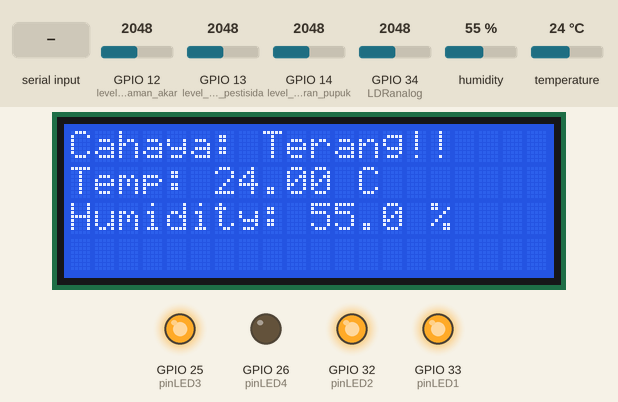
Simulated run of this sketch. Board: ESP32. Parts: 20×4 character LCD, output pins drawn as LEDs (lit = HIGH). The test bench sets the inputs (shaded band); at power-on: GPIO 12 (level_air_penyiraman_akar) = 2048, GPIO 13 (level_cairan_pestisida) = 2048, GPIO 14 (level_cairan_pupuk) = 2048, GPIO 34 (LDRanalog) = 2048, humidity 55 %, temperature 24 °C. WiFi joins after 1.5 s; servers stay silent unless stated; no MQTT or app messages arrive unless stated; what the sketch prints to the serial monitor is not drawn.

Above: at 2.8 s.
2.9 s: "Relay1:\n" received over Serial
At 3.6 s:
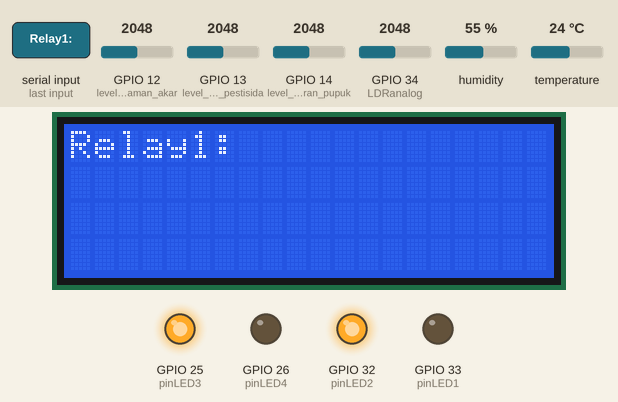
5.6 s: "PH:\n" received over Serial
At 6.0 s:
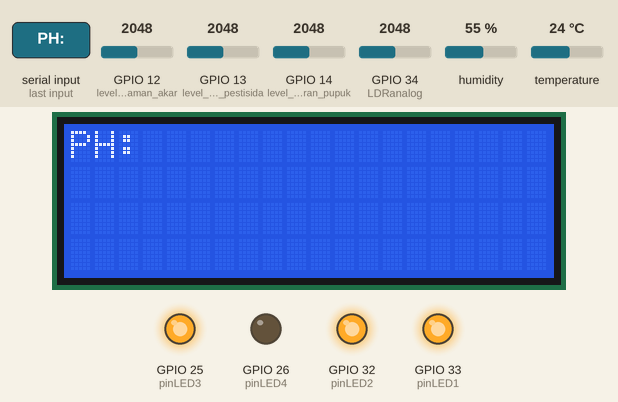
7.7 s: "TDS:\n" received over Serial
At 8.1 s:
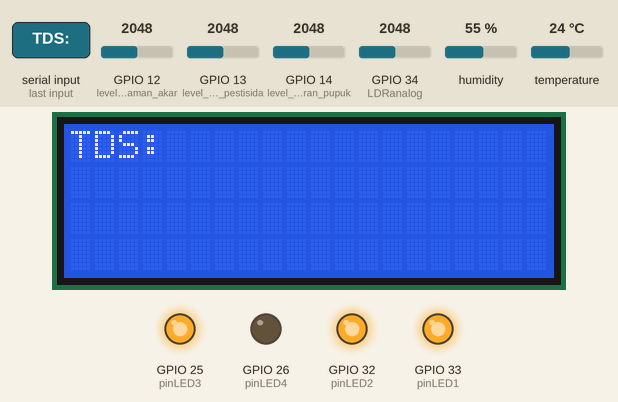
9.7 s: "Distance:\n" received over Serial
At 10.0 s:
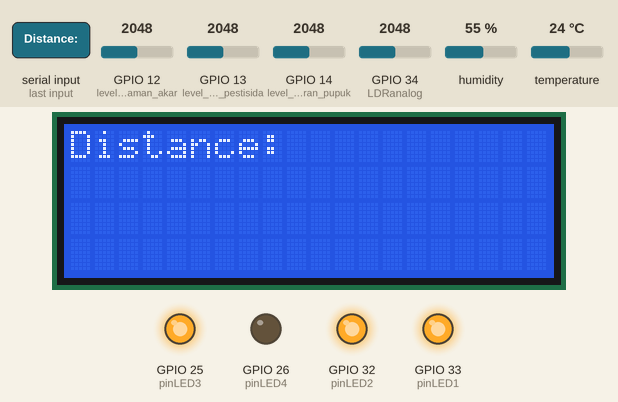
11.8 s: "Time:\n" received over Serial
At 12.2 s:
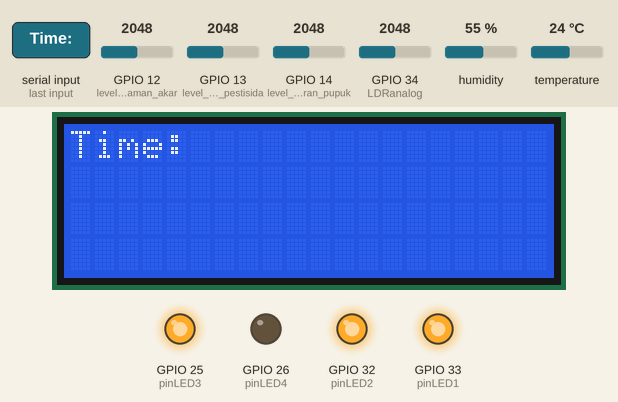
13.9 s: "ON\n" received over Serial
At 14.2 s:
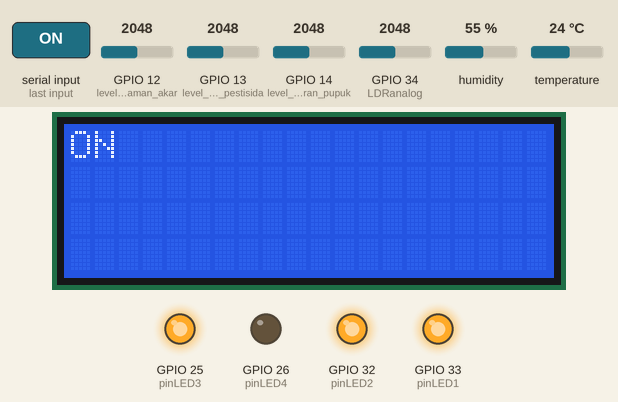
Timing chart, 0 to 16.9 s (numbered marks = the images above; inputs shaded):
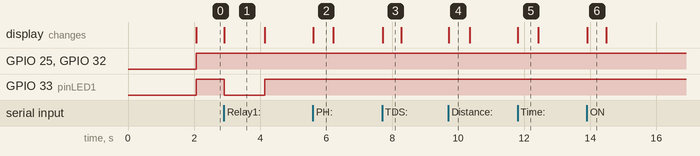

The sketch:

anakBayiesp.ino
```cpp
#include <Arduino.h>
#include <Wire.h>
#include <LiquidCrystal_I2C.h>
#include "DHTesp.h"
#include <WiFi.h>
#include <WiFiClientSecure.h>
#include <PubSubClient.h>
#include <Arduino_JSON.h>

// Pins configuration
#define LDRanalog 34
#define pinLED1 33
#define pinLED2 32
#define pinLED3 25
#define pinLED4 26
#define DHT_PIN 18

// Water level sensors
const int level_air_penyiraman_akar = 12;
const int level_cairan_pestisida = 13;
const int level_cairan_pupuk = 14;

// LCD I2C configuration
LiquidCrystal_I2C lcd(0x27, 20, 4);

// WiFi credentials
const char ssid[] = "Mockingbird";
const char pass[] = "bakakaitou";

// MQTT server configuration
const char *mqttServer = "o697dff6.ala.asia-southeast1.emqxsl.com";
const char *mqtt_username = "SiJagoMerah_arjey";
const char *mqtt_password = "sijagomerah_arjey9314";
int port = 8883;

// MQTT topics
const char *topic_suhu = "monitoring/sensor/suhu";
const char *topic_kelembapan = "monitoring/sensor/kelembapan";
const char *topic_ldr = "monitoring/sensor/ldr";
const char *topic_level_air_penyiraman_akar = "monitoring/sensor/level_air_penyiraman_akar";
const char *topic_level_cairan_pestisida = "monitoring/sensor/level_cairan_pestisida";
const char *topic_level_cairan_pupuk = "monitoring/sensor/level_cairan_pupuk";
const char *topic_ph = "monitoring/sensor/ph";
const char *topic_tds = "monitoring/sensor/tds";
const char *topic_jarak = "monitoring/sensor/jarak";
const char *topic_waktu = "monitoring/sensor/waktu";

float temperature, humidity;

unsigned long lastTime = 0;
unsigned long intervalTime = 2000;
int i = 0;

WiFiClientSecure espClient;
PubSubClient client(espClient);
DHTesp dht;

static const char *root_ca PROGMEM = R"EOF(
-----BEGIN CERTIFICATE-----
MIIDrzCCApegAwIBAgIQCDvgVpBCRrGhdWrJWZHHSjANBgkqhkiG9w0BAQUFADBh
MQswCQYDVQQGEwJVUzEVMBMGA1UEChMMRGlnaUNlcnQgSW5jMRkwFwYDVQQLExB3
d3cuZGlnaWNlcnQuY29tMSAwHgYDVQQDExdEaWdpQ2VydCBHbG9iYWwgUm9vdCBD
QTAeFw0wNjExMTAwMDAwMDBaFw0zMTExMTAwMDAwMDBaMGExCzAJBgNVBAYTAlVT
MRUwEwYDVQQKEwxEaWdpQ2VydCBJbmMxGTAXBgNVBAsTEHd3dy5kaWdpY2VydC5j
b20xIDAeBgNVBAMTF0RpZ2lDZXJ0IEdsb2JhbCBSb290IENBMIIBIjANBgkqhkiG
9w0BAQEFAAOCAQ8AMIIBCgKCAQEA4jvhEXLeqKTTo1eqUKKPC3eQyaKl7hLOllsB
CSDMAZOnTjC3U/dDxGkAV53ijSLdhwZAAIEJzs4bg7/fzTtxRuLWZscFs3YnFo97
nh6Vfe63SKMI2tavegw5BmV/Sl0fvBf4q77uKNd0f3p4mVmFaG5cIzJLv07A6Fpt
43C/dxC//AH2hdmoRBBYMql1GNXRor5H4idq9Joz+EkIYIvUX7Q6hL+hqkpMfT7P
T19sdl6gSzeRntwi5m3OFBqOasv+zbMUZBfHWymeMr/y7vrTC0LUq7dBMtoM1O/4
gdW7jVg/tRvoSSiicNoxBN33shbyTApOB6jtSj1etX+jkMOvJwIDAQABo2MwYTAO
BgNVHQ8BAf8EBAMCAYYwDwYDVR0TAQH/BAUwAwEB/zAdBgNVHQ4EFgQUA95QNVbR
TLtm8KPiGxvDl7I90VUwHwYDVR0jBBgwFoAUA95QNVbRTLtm8KPiGxvDl7I90VUw
DQYJKoZIhvcNAQEFBQADggEBAMucN6pIExIK+t1EnE9SsPTfrgT1eXkIoyQY/Esr
hMAtudXH/vTBH1jLuG2cenTnmCmrEbXjcKChzUyImZOMkXDiqw8cvpOp/2PV5Adg
06O/nVsJ8dWO41P0jmP6P6fbtGbfYmbW0W5BjfIttep3Sp+dWOIrWcBAI+0tKIJF
PnlUkiaY4IBIqDfv8NZ5YBberOgOzW6sRBc4L0na4UU+Krk2U886UAb3LujEV0ls
YSEY1QSteDwsOoBrp+uvFRTp2InBuThs4pFsiv9kuXclVzDAGySj4dzp30d8tbQk
CAUw7C29C79Fv1C5qfPrmAESrciIxpg0X40KPMbp1ZWVbd4=
-----END CERTIFICATE-----
)EOF";

void setup() {
  Serial.begin(115200);
  pinMode(pinLED1, OUTPUT);
  pinMode(pinLED2, OUTPUT);
  pinMode(pinLED3, OUTPUT);
  pinMode(pinLED4, OUTPUT);
  pinMode(LDRanalog, INPUT);
  pinMode(level_air_penyiraman_akar, INPUT);
  pinMode(level_cairan_pestisida, INPUT);
  pinMode(level_cairan_pupuk, INPUT);

  lcd.init();
  lcd.backlight();

  dht.setup(DHT_PIN, DHTesp::DHT22);

  wifi_init();
  mqtt_init();
}

void loop() {
  client.loop();
  if (!client.connected()) {
    mqtt_init();
  }
  send_data();
  if (Serial.available() > 0) {
    String dataReceived = Serial.readStringUntil('\n');
    lcd.clear(); // Hapus layar LCD
    lcd.setCursor(0, 0); // Atur kursor ke baris pertama, kolom pertama
    lcd.print(dataReceived); // Tampilkan data pada LCD
    handleSerialData(dataReceived);
    handleRelay(dataReceived);
  }

}

void wifi_init() {
  Serial.print("Connecting to WiFi");
  WiFi.begin(ssid, pass, 6);
  while (WiFi.status() != WL_CONNECTED) {
    delay(100);
    Serial.print(".");
  }
  Serial.println(" Connected!");
}

void mqtt_init() {
  espClient.setCACert(root_ca);
  client.setServer(mqttServer, port);
  while (!client.connected()) {
    String client_id = "sensor-";
    client_id += String(WiFi.macAddress());
    Serial.printf("The client %s connects to the public MQTT broker\n", client_id.c_str());
    if (client.connect(client_id.c_str(), mqtt_username, mqtt_password)) {
      Serial.println("Public EMQX MQTT broker connected");
      client.subscribe(topic_suhu);
      client.subscribe(topic_kelembapan);
      client.subscribe(topic_ldr);
      client.subscribe(topic_level_air_penyiraman_akar);
      client.subscribe(topic_level_cairan_pestisida);
      client.subscribe(topic_level_cairan_pupuk);
      client.subscribe(topic_ph);
      client.subscribe(topic_tds);
      client.subscribe(topic_jarak);
      client.subscribe(topic_waktu);

    } else {
      Serial.print("failed with state ");
      Serial.print(client.state());
      delay(2000);
    }
  }
}

void send_data() {
  if ((millis() - lastTime) > intervalTime) {
    if (!client.connected()) {
      mqtt_init();
    }
    dht_suhu_read();
    dht_kelembaban_read();
    ldr_read();
    level_air_penyiraman_akar_read();
    level_cairan_pestisida_read();
    level_cairan_pupuk_read();
    lastTime = millis();
  }
}

void dht_suhu_read() {
  TempAndHumidity data = dht.getTempAndHumidity();
  temperature = data.temperature;
  JSONVar dataObject;
  dataObject["temperature"] = temperature;
  String sData = JSON.stringify(dataObject);
  client.publish(topic_suhu, sData.c_str());
  lcd.setCursor(0, 1);
  lcd.print("Temp: ");
  lcd.print(temperature, 2);
  lcd.print(" C");
}

void dht_kelembaban_read() {
  TempAndHumidity data = dht.getTempAndHumidity();
  humidity = data.humidity;
  JSONVar dataObject;
  dataObject["humidity"] = humidity;
  String sData = JSON.stringify(dataObject);
  client.publish(topic_kelembapan, sData.c_str());
  lcd.setCursor(0, 2);
  lcd.print("Humidity: ");
  lcd.print(humidity, 1);
  lcd.print(" %");
}

void ldr_read() {
  int nilaiADClux = analogRead(LDRanalog);
  float voltage = nilaiADClux * 5.0 / 4095.0;
  float resistance = 2000 * voltage / (1 - voltage / 5);
  float GAMMA = 0.9;
  float RL10 = 10000.0;
  float lux = pow(RL10 * 1e3 * pow(10, GAMMA) / resistance, (1 / GAMMA));
  JSONVar dataObject;
  dataObject["lux"] = lux;
  String sData = JSON.stringify(dataObject);
  client.publish(topic_ldr, sData.c_str());
  lcd.setCursor(0, 0);
  lcd.print("Cahaya: ");
  if (lux <= 200) {
    lcd.print("Gelap!!");
    digitalWrite(pinLED4, HIGH);
  } else {
    lcd.print("Terang!!");
    digitalWrite(pinLED4, LOW);
  }
}

void level_air_penyiraman_akar_read() {
  int sensorValue = analogRead(level_air_penyiraman_akar);
  controlLED(sensorValue, pinLED1);
  displayWaterLevel("Level air penyiraman akar", sensorValue);
  JSONVar dataObject;
  dataObject["level_air_penyiraman_akar"] = sensorValue;
  String sData = JSON.stringify(dataObject);
  client.publish(topic_level_air_penyiraman_akar, sData.c_str());
}

void level_cairan_pestisida_read() {
  int sensorValue = analogRead(level_cairan_pestisida);
  controlLED(sensorValue, pinLED2);
  displayWaterLevel("Level cairan pestisida", sensorValue);
  JSONVar dataObject;
  dataObject["level_cairan_pestisida"] = sensorValue;
  String sData = JSON.stringify(dataObject);
  client.publish(topic_level_cairan_pestisida, sData.c_str());
}

void level_cairan_pupuk_read() {
  int sensorValue = analogRead(level_cairan_pupuk);
  controlLED(sensorValue, pinLED3);
  displayWaterLevel("Level cairan pupuk", sensorValue);
  JSONVar dataObject;
  dataObject["level_cairan_pupuk"] = sensorValue;
  String sData = JSON.stringify(dataObject);
  client.publish(topic_level_cairan_pupuk, sData.c_str());
}

void controlLED(int sensorValue, int pinLED) {
  if (sensorValue < 734) {
    digitalWrite(pinLED, LOW);
  } else if (sensorValue >= 734 && sensorValue < 1468) {
    digitalWrite(pinLED, LOW);
  } else {
    digitalWrite(pinLED, HIGH);
  }
}

void displayWaterLevel(String sensorName, int sensorValue) {
  Serial.print(sensorName);
  Serial.print(": ");
  if (sensorValue < 734) {
    Serial.println("Empty");
  } else if (sensorValue >= 734 && sensorValue < 1468) {
    Serial.println("Low");
  } else if (sensorValue >= 1468 && sensorValue < 2202) {
    Serial.println("Medium");
  } else {
    Serial.println("High");
  }
}

void handleSerialData(String data) {
  data.trim();
  JSONVar dataObject;

  if (data.startsWith("PH:")) {
    String phValue = data.substring(3);
    dataObject["ph"] = phValue;
    String payload = JSON.stringify(dataObject);
    client.publish(topic_ph, payload.c_str());
  } else if (data.startsWith("TDS:")) {
    String tdsValue = data.substring(4);
    dataObject["tds"] = tdsValue;
    String payload = JSON.stringify(dataObject);
    client.publish(topic_tds, payload.c_str());
  } else if (data.startsWith("Distance:")) {
    String distanceValue = data.substring(9);
    dataObject["jarak"] = distanceValue;
    String payload = JSON.stringify(dataObject);
    client.publish(topic_jarak, payload.c_str());
  } else if (data.startsWith("Time:")) {
    String timeValue = data.substring(5);
    dataObject["waktu"] = timeValue;
    String payload = JSON.stringify(dataObject);
    client.publish(topic_waktu, payload.c_str());
  }
}

void handleRelay(String data) {
  // Menerjemahkan data yang diterima dari Arduino
  if (data.startsWith("Relay1:")) {
    String relay1Status = data.substring(7);
    if (relay1Status == "ON") {
      digitalWrite(pinLED1, HIGH); // Nyalakan relay 1
      Serial.println("RELAY1:ON"); // Kirim konfirmasi ke Arduino
    } else {
      digitalWrite(pinLED1, LOW); // Matikan relay 1
      Serial.println("RELAY1:OFF"); // Kirim konfirmasi ke Arduino
    }
  } else if (data.startsWith("Relay2:")) {
    String relay2Status = data.substring(7);
    if (relay2Status == "ON") {
      digitalWrite(pinLED2, HIGH); // Nyalakan relay 2
      Serial.println("RELAY2:ON"); // Kirim konfirmasi ke Arduino
    } else {
      digitalWrite(pinLED2, LOW); // Matikan relay 2
      Serial.println("RELAY2:OFF"); // Kirim konfirmasi ke Arduino
    }
  } else if (data.startsWith("Relay3:")) {
    String relay3Status = data.substring(7);
    if (relay3Status == "ON") {
      digitalWrite(pinLED3, HIGH); // Nyalakan relay 3
      Serial.println("RELAY3:ON"); // Kirim konfirmasi ke Arduino
    } else {
      digitalWrite(pinLED3, LOW); // Matikan relay 3
      Serial.println("RELAY3:OFF"); // Kirim konfirmasi ke Arduino
    }
  }
}
```

Measured:
- after the input at 2.9 s, GPIO 33 (pinLED1): HIGH → LOW at once, → HIGH 1.2 s later; the display: changes at once (image 1)
- after the input at 5.6 s, the display: changes at once (image 2)
- after the input at 7.7 s, the display: changes at once (image 3)
- after the input at 9.7 s, the display: changes at once (image 4)
- after the input at 11.8 s, the display: changes at once (image 5)
- after the input at 13.9 s, the display: changes at once (image 6)
- what the display in image 1 shows lasts 1.2 s, from 2.9 s to 4.1 s
